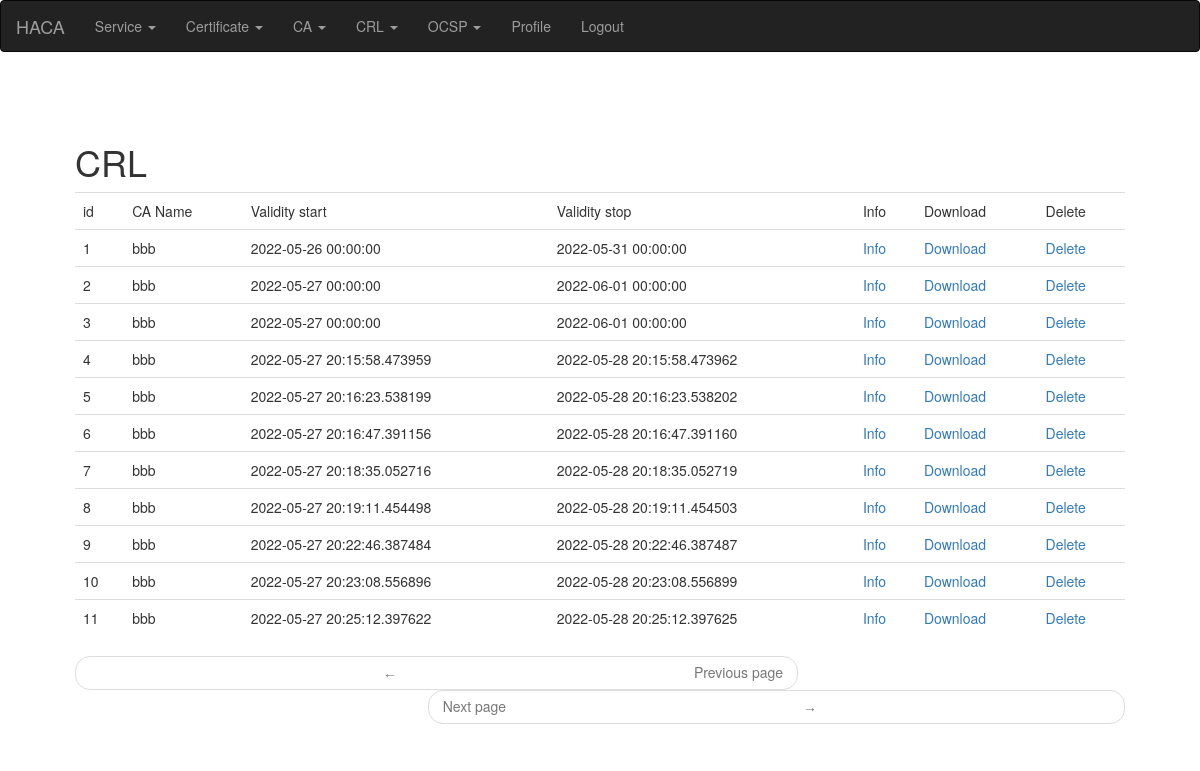
Page /crl/list/ (signed in) on the committed database.
### app/modules/crl/models.py (models this page shows, shortened)
class Crl(PaginatedAPIMixin, db.Model):
    __tablename__ = "crl"
    __searchable__ = []
    id = db.Column(db.Integer, primary_key=True)
    ca = db.relationship('CertificationAuthority', foreign_keys='Crl.ca_id')
    ca_id = db.Column(db.Integer, db.ForeignKey('certification_authority.id'))
    crl = CertificateRevocationList
    validity_start = db.Column(db.DateTime)
    validity_end = db.Column(db.DateTime)
    pem = db.Column(db.String(2000))

### app/modules/ca/models.py (models this page shows, shortened)
class CertificationAuthority(PaginatedAPIMixin, db.Model):
    __tablename__ = "certification_authority"
    __searchable__ = ['name', 'comment']
    id = db.Column(db.Integer, primary_key=True)
    name = db.Column(db.String(2000))
    certificate = db.relationship('Certificate', foreign_keys='CertificationAuthority.certificate_id')
    certificate_id = db.Column(db.Integer, db.ForeignKey('certificate.id'))
    ca = db.relationship('CertificationAuthority', foreign_keys='CertificationAuthority.ca_id')
    ca_id = db.Column(db.Integer, db.ForeignKey('certification_authority.id'))
    keys = db.relationship('Keys')
    keys_id = db.Column(db.Integer, db.ForeignKey('keys.id'))
    service = db.relationship('Service')
    service_id = db.Column(db.Integer, db.ForeignKey('service.id'))
    approval = db.Column(db.Integer)
    comment = db.Column(db.String(2000))
    crl_cdp = db.Column(db.String(2000))
    ocsp_url = db.Column(db.String(2000))

### app/modules/crl/routes.py (the view)
@bp.route('/crl/list/', methods=['GET', 'POST'])
@login_required
def crl_list():
    page = request.args.get('page', 1, type=int)
    crls = Crl.query.order_by(Crl.id).paginate(
            page, current_app.config['POSTS_PER_PAGE'], False)
    next_url = url_for('main.rack_list', page=crls.next_num) \
        if crls.has_next else None
    prev_url = url_for('main.rack_list', page=crls.prev_num) \
        if crls.has_prev else None
    return render_template('crl.html', title=_('CRL'),
                           crls=crls.items, next_url=next_url,
                           prev_url=prev_url)

### app/main/models.py (called while the page is built)
@login.user_loader
def load_user(id):
    print(f'regular user loaded for login userid: {id}')
    return User.query.get(int(id))

### app/main/routes.py (called while the page is built)
@bp.before_app_request
def before_request():
    if current_user.is_authenticated:
        current_user.last_seen = datetime.utcnow()
        db.session.commit()
    g.locale = str(get_locale())

### app/templates/crl.html (shortened to what this page needs)
{% extends "base.html" %}
{% import 'bootstrap/wtf.html' as wtf %}
{% block app_content %}
{% if crls %}
  <table class="table table-hover">
    <tr>
      <td>{{_('id')}}</td>
      <td>{{_('CA Name')}}</td>
      <td>{{_('Validity start')}}</td>
      <td>{{_('Validity stop')}}</td>
      <td>{{_('Info')}}</td>
      <td>{{_('Download')}}</td>
      <td>{{_('Delete')}}</td>
    </tr>
    {% for c in crls %}
      <tr>
        <td>  {{ c.id }} </td>
        <td>
                {% if c.ca %}
                  {{ c.ca.name }}
                {% endif %}
        </td>
        <td> {{ c.validity_start }} </td>
        <td> {{ c.validity_end }} </td>
        <td>  <A HREF="{{url_for('main.crl_info', id=c.id)}}"> {{ _('Info') }}</A> <br/>
 </td>
        <td>  <A HREF="{{url_for('main.crl_get', id=c.id)}}"> {{ _('Download') }}</A> <br/>
</td>
        <td>  <A HREF="{{url_for('main.crl_delete', id=c.id)}}"> {{ _('Delete') }}</A> <br/>
</td>
      </tr>
    {% endfor %}
  </table>
    <nav aria-label="...">
        <ul class="pager">
            <li class="previous{% if not prev_url %} disabled{% endif %}">
                <a href="{{ prev_url or '#' }}">
                    <span aria-hidden="true">&larr;</span> {{ _('Previous page') }}
                </a>
            </li>
            <li class="next{% if not next_url %} disabled{% endif %}">
                <a href="{{ next_url or '#' }}">
                    {{ _('Next page') }} <span aria-hidden="true">&rarr;</span>
                </a>
            </li>
        </ul>
    </nav>
{% endif %}
{% endblock %}

### app/static/styles/custom.css (style rules this page uses)
span { width: 600px; word-wrap: break-word; display: inline-block; font-size: 14px; font-family: monospace; white-space: pre-line; }

### rows in the picture
Crl: id "1", ca.name "bbb", validity_start "2022-05-26 00:00:00", validity_end "2022-05-31 00:00:00"
Crl: id "2", ca.name "bbb", validity_start "2022-05-27 00:00:00", validity_end "2022-06-01 00:00:00"
Crl: id "3", ca.name "bbb", validity_start "2022-05-27 00:00:00", validity_end "2022-06-01 00:00:00"
Crl: id "4", ca.name "bbb", validity_start "2022-05-27 20:15:58.473959", validity_end "2022-05-28 20:15:58.473962"
Crl: id "5", ca.name "bbb", validity_start "2022-05-27 20:16:23.538199", validity_end "2022-05-28 20:16:23.538202"
Crl: id "6", ca.name "bbb", validity_start "2022-05-27 20:16:47.391156", validity_end "2022-05-28 20:16:47.391160"
Crl: id "7", ca.name "bbb", validity_start "2022-05-27 20:18:35.052716", validity_end "2022-05-28 20:18:35.052719"
Crl: id "8", ca.name "bbb", validity_start "2022-05-27 20:19:11.454498", validity_end "2022-05-28 20:19:11.454503"
Crl: id "9", ca.name "bbb", validity_start "2022-05-27 20:22:46.387484", validity_end "2022-05-28 20:22:46.387487"
Crl: id "10", ca.name "bbb", validity_start "2022-05-27 20:23:08.556896", validity_end "2022-05-28 20:23:08.556899"
Crl: id "11", ca.name "bbb", validity_start "2022-05-27 20:25:12.397622", validity_end "2022-05-28 20:25:12.397625"

### other values in the picture
{{ title }} "CRL"
